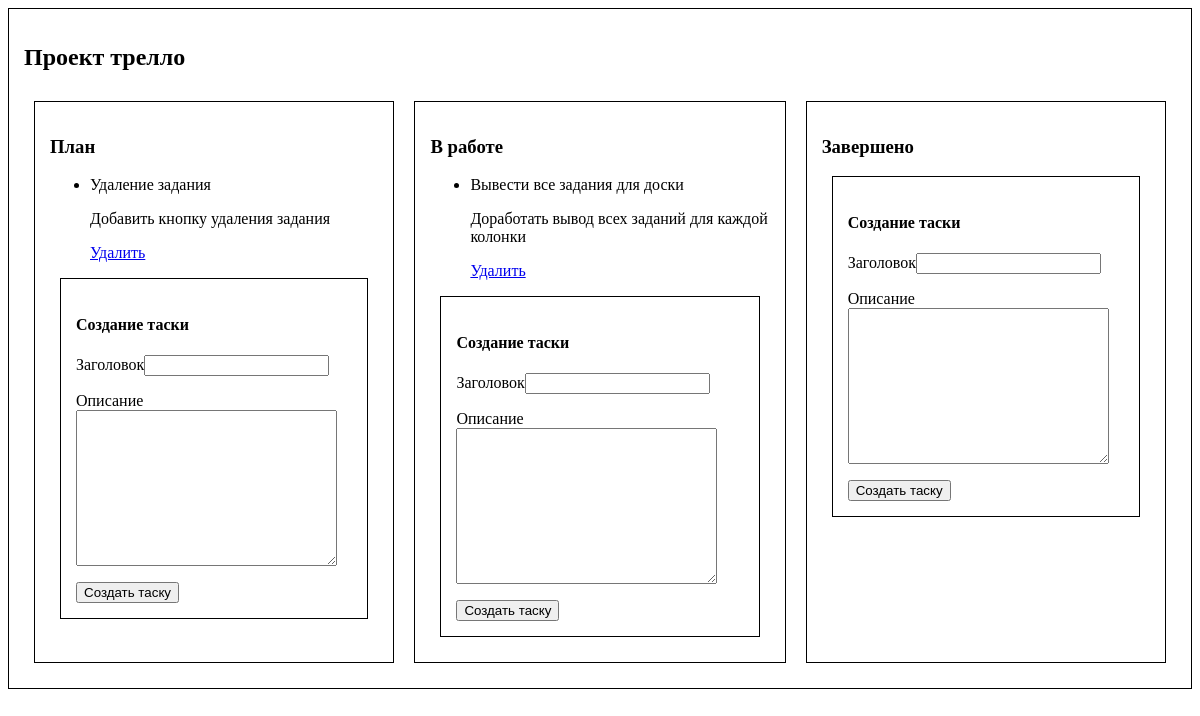
Before: / with the older database file.
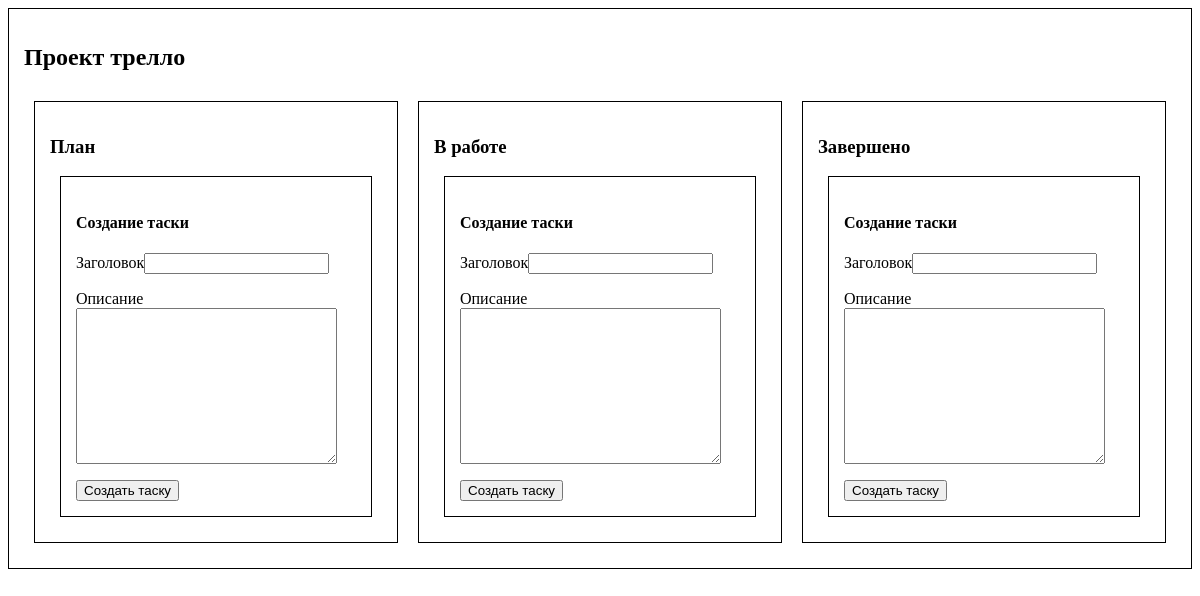
After: the same page with the newer database file.
### boards/models.py (models this page shows, shortened)
class Board(models.Model):
    name = models.CharField(max_length=250)

class Column(models.Model):
    name = models.CharField(max_length=250)
    board = models.ForeignKey(Board, on_delete=models.CASCADE, related_name="boards_columns")

class Task(models.Model):
    title = models.CharField(max_length=100)
    description = models.TextField()
    created = models.DateTimeField(auto_now=True)
    column = models.ForeignKey(Column, on_delete=models.CASCADE, related_name="boards_tasks")

### boards/views.py (the view)
# urls.py: path('', index, name='index'),
def index(request):
    board = Board.objects.get(name="Проект трелло")
    columns = Column.objects.filter(board=board)
    tasks = Task.objects.filter(column_id__in=columns.values_list("id"))
    context = {
        "board": board,
        "columns": columns,
        "tasks": tasks,
    }
    return render(request, "boards/index.html", context)

### boards/templates/boards/index.html (shortened to what this page needs)
<div class="board" style="border: 1px solid #000; padding: 15px; ">
    <h2>{{ board.name }}</h2>
    <div class="columns" style="display: flex;">
    {% for column in columns %}
        <div class="column" style="border: 1px solid #000; padding: 15px; margin: 10px;">
            <h3>{{ column.name }}</h3>
            {% if tasks is None %}
                <p>Пока нет заданий</p>
            {% else %}
                <ul>
                    {% for task in tasks %}
                        {% if task.column_id == column.id %}
                            <li>{{ task.title }}<p>{{ task.description }}</p>
                                <a href="{% url 'delete' task.id %}">Удалить</a>
                            </li>
                        {% endif %}
                    {% endfor %}
                </ul>
            {% endif %}
            <form method="post" action="{% url 'create' column.id %}" style="border: 1px solid #000; padding: 15px; margin: 10px;">
                <h4>Создание таски</h4>
                <p>Заголовок<input type="text" name="title"></p>
                <p>Описание
                    <textarea name="description" id="" cols="30" rows="10"></textarea>
                </p>
                <button type="submit">Создать таску</button>
            </form>
        </div>
    {% endfor %}
    </div>
</div>

Changed rows visible on the page:
removed Task: title "Удаление задания", description "Добавить кнопку удаления задания", shown under Column "План"
removed Task: title "Вывести все задания для доски", description "Доработать вывод всех заданий для каждой колонки", shown under Column "В работе"
